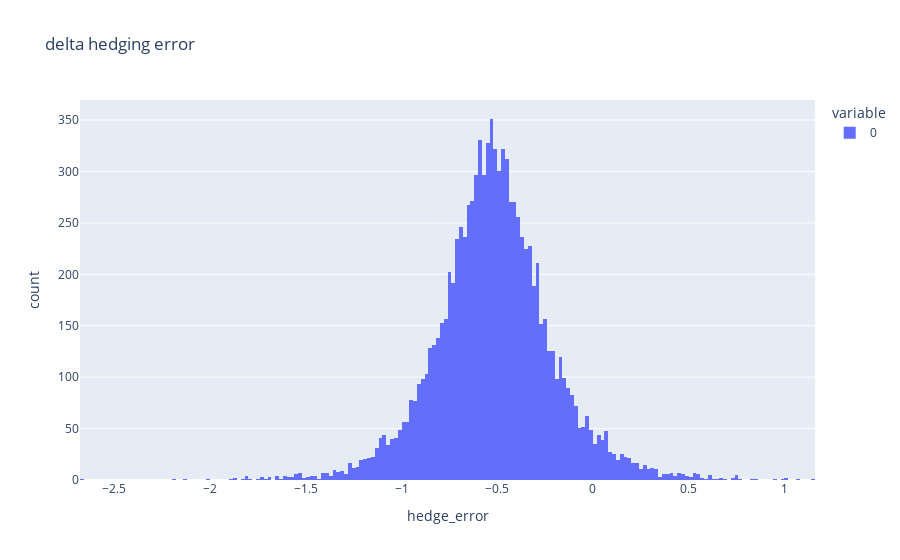

Write notebook code for a chart like this one.
### Code cell
fig = px.histogram(hedge_error_, title = 'delta hedging error',
                  labels={
                      "value": "hedge_error"
                  })

fig.show()

### Figure 1 — Plotly figure (JSON) as saved in the notebook; plotly's stock layout.template omitted (floating-point values rounded to 4 significant figures; data arrays with more than 128 entries replaced by an {"elided": "..."} marker saying what was removed)
{"data": [{"alignmentgroup": "True", "bingroup": "x", "hovertemplate": "variable=0<br>hedge_error=%{x}<br>count=%{y}<extra></extra>", "legendgroup": "0", "marker": {"color": "#636efa", "pattern": {"shape": ""}}, "name": "0", "offsetgroup": "0", "orientation": "v", "showlegend": true, "type": "histogram", "x": {"elided": "10000 float values"}, "xaxis": "x", "yaxis": "y"}], "layout": {"autosize": true, "barmode": "relative", "legend": {"title": {"text": "variable"}, "tracegroupgap": 0}, "title": {"text": "delta hedging error"}, "xaxis": {"anchor": "y", "autorange": true, "domain": [0, 1], "range": [-2.68, 1.16], "title": {"text": "hedge_error"}, "type": "linear"}, "yaxis": {"anchor": "x", "autorange": true, "domain": [0, 1], "range": [0, 369.5], "title": {"text": "count"}}}}
